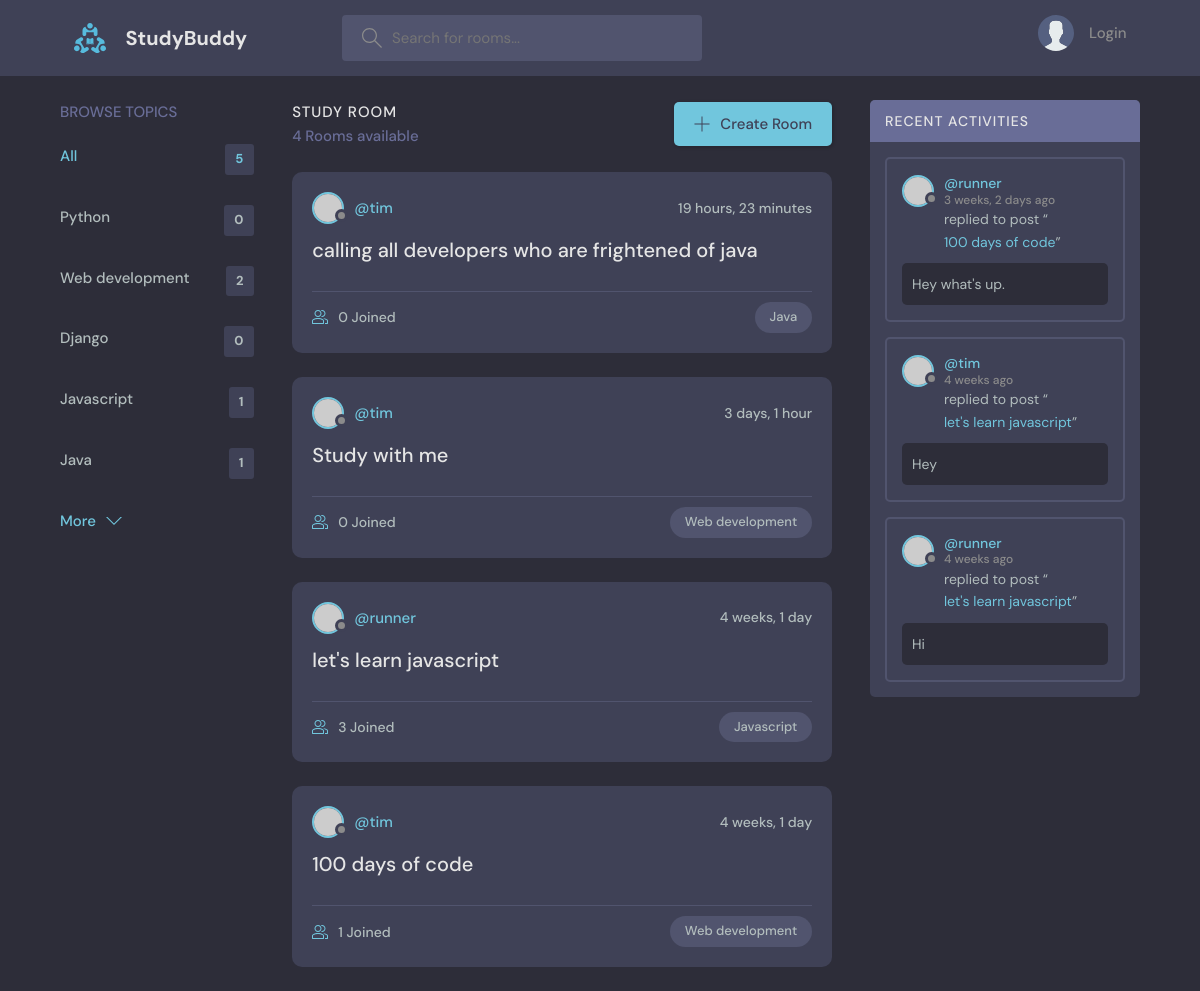
The app's page /, older data.
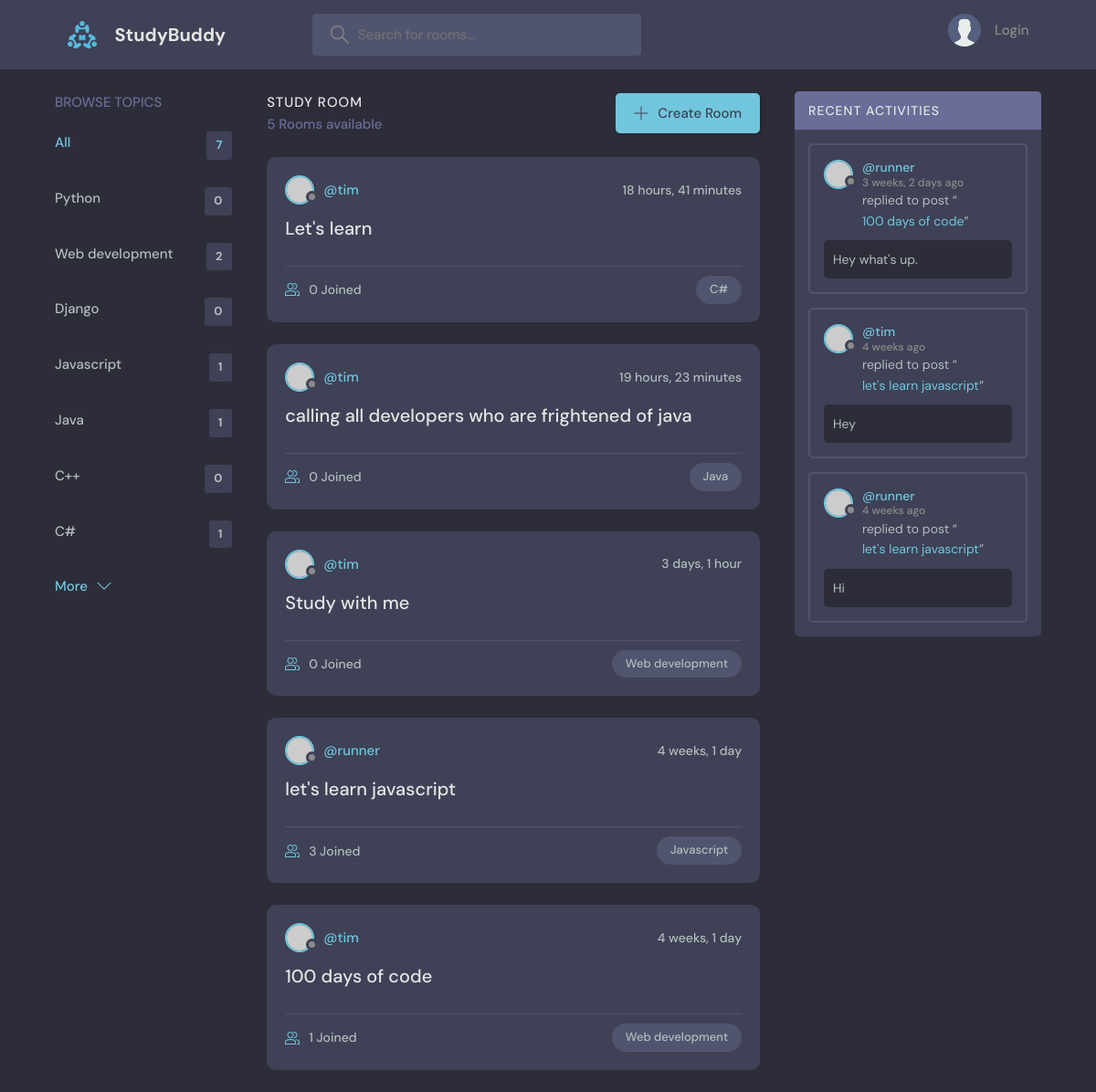
The same page, newer data.
### base/models.py (models this page shows, shortened)
class Topic(models.Model):
    name = models.CharField(max_length=200)

class Room(models.Model):
    host = models.ForeignKey(User, on_delete=models.SET_NULL, null=True)
    topic = models.ForeignKey(Topic, on_delete=models.SET_NULL, null=True)
    name = models.CharField(max_length=200)
    description = models.TextField(null=True, blank=True)
    participants = models.ManyToManyField(User,
                                          related_name='participants',
                                          blank=True)
    updated = models.DateTimeField(auto_now=True)
    created = models.DateTimeField(auto_now_add=True)
    class Meta:
        ordering = ['-updated', '-created']

class Message(models.Model):
    user = models.ForeignKey(User, on_delete=models.CASCADE)
    room = models.ForeignKey(Room, on_delete=models.CASCADE)
    body = models.TextField()
    updated = models.DateTimeField(auto_now=True)
    created = models.DateTimeField(auto_now_add=True)
    class Meta:
        ordering = ['-updated', '-created']

### base/views.py (the view)
# urls.py: path('', views.home, name='home'),
def home(request):
    q = request.GET.get('q') if request.GET.get('q') != None else ''
    rooms = Room.objects.filter(
        Q(topic__name__icontains=q) |
        Q(name__icontains=q) |
        Q(description__icontains=q))
    topics = Topic.objects.all()
    room_count = rooms.count()
    room_messages = Message.objects.filter(Q(room__topic__name__icontains=q))
    context = {'rooms': rooms, 'topics': topics, 'room_count': room_count, 'room_messages': room_messages}
    return render(request, "base/home.html", context)

### base/templates/base/home.html (shortened to what this page needs)
{% extends 'main.html' %}
{% block content %}
    <main class="layout layout--3">
      <div class="container">
          {% include 'base/topics_component.html' %}
        <div class="roomList">
          <div class="roomList__header">
            <div>
              <h2>Study Room</h2>
              <p>{{room_count}} Rooms available</p>
            </div>
            <a class="btn btn--main" href="{% url 'create-room' %}">
              <svg version="1.1" xmlns="http://www.w3.org/2000/svg" width="32" height="32" viewBox="0 0 32 32">
                <title>add</title>
                <path
                  d="M16.943 0.943h-1.885v14.115h-14.115v1.885h14.115v14.115h1.885v-14.115h14.115v-1.885h-14.115v-14.115z"
                ></path>
              </svg>
              Create Room
            </a>
          </div>
          {% include 'base/feed_component.html' %}
        </div>
          {% include 'base/activity_component.html' %}
      </div>
    </main>
{% endblock %}

### templates/main.html (shortened to what this page needs)
<!DOCTYPE html>
{% load static %}
<html lang="en">
  <head>
    <link rel="stylesheet" href="{% static 'styles/style.css' %}" />
  </head>
  <body>
    {% include 'navbar.html' %}
    {% block content %}
    {% endblock %}
  </body>
</html>

### templates/navbar.html (shortened to what this page needs)
{% load static %}
<header class="header header--loggedIn">
  <div class="container">
    <a href="{% url 'home' %}" class="header__logo">
      <img src="{% static 'images/logo.svg' %}" />
      <h1>StudyBuddy</h1>
    </a>
    <form class="header__search" method='GET' action="{% url 'home' %}">
      <label>
        <input name="q" placeholder="Search for rooms..." />
      </label>
    </form>
    <nav class="header__menu">
      {% if request.user.is_authenticated %}
      <div class="header__user">
        <a href="{% url 'user-profile' request.user.id %}">
          <div class="avatar avatar--medium active">
            <img src="https://randomuser.me/api/portraits/men/37.jpg" />
          </div>
          <p>{{request.user.username}}<span>@{{request.user.username}}</span></p>
        </a>
        <button class="dropdown-button">
          <svg version="1.1" xmlns="http://www.w3.org/2000/svg" width="32" height="32" viewBox="0 0 32 32">
            <title>chevron-down</title>
            <path d="M16 21l-13-13h-3l16 16 16-16h-3l-13 13z"></path>
          </svg>
        </button>
      </div>
      {% else %}
      <a href="{% url 'login' %}">
        <img src="{% static 'images/avatar.svg' %}" />
        <p>Login</p>
      </a>
      {% endif %}
    </nav>
  </div>
</header>

### base/templates/base/topics_component.html
<div class="topics">
  <div class="topics__header">
    <h2>Browse Topics</h2>
  </div>
  <ul class="topics__list">
    <li>
      <a href="{% url 'home' %}" class="active">All <span>{{topics.count}}</span></a>
    </li>
    {% for topic in topics %}
      <li>
        <a href="{% url 'home' %}?q={{topic.name}}">{{topic.name}}<span>{{topic.room_set.all.count}}</span></a>
      </li>
    {% endfor %}
  </ul>
  <a class="btn btn--link" href="topics.html">
    More
    <svg version="1.1" xmlns="http://www.w3.org/2000/svg" width="32" height="32" viewBox="0 0 32 32">
      <title>chevron-down</title>
      <path d="M16 21l-13-13h-3l16 16 16-16h-3l-13 13z"></path>
    </svg>
  </a>
</div>

### base/templates/base/feed_component.html
{% for room in rooms %}
<div class="roomListRoom">
  <div class="roomListRoom__header">
    <a href="{% url 'user-profile' room.host.id %}" class="roomListRoom__author">
      <div class="avatar avatar--small">
        <img src="https://randomuser.me/api/portraits/women/11.jpg" />
      </div>
      <span>@{{room.host.username}}</span>
    </a>
    <div class="roomListRoom__actions">
      <span>{{room.created|timesince}}</span>
    </div>
  </div>
  <div class="roomListRoom__content">
    <a href="{% url 'room' room.id %}">{{room.name}}</a>
  </div>
  <div class="roomListRoom__meta">
    <a href="{% url 'room' room.id %}" class="roomListRoom__joined">
      <svg version="1.1" xmlns="http://www.w3.org/2000/svg" width="32" height="32" viewBox="0 0 32 32">
        <title>{{room.topic.name}}</title>
        <path
          d="M30.539 20.766c-2.69-1.547-5.75-2.427-8.92-2.662 0.649 0.291 1.303 0.575 1.918 0.928 0.715 0.412 1.288 1.005 1.71 1.694 1.507 0.419 2.956 1.003 4.298 1.774 0.281 0.162 0.456 0.487 0.456 0.85v4.65h-4v2h5c0.553 0 1-0.447 1-1v-5.65c0-1.077-0.56-2.067-1.461-2.584z"
        ></path>
        <path
          d="M22.539 20.766c-6.295-3.619-14.783-3.619-21.078 0-0.901 0.519-1.461 1.508-1.461 2.584v5.65c0 0.553 0.447 1 1 1h22c0.553 0 1-0.447 1-1v-5.651c0-1.075-0.56-2.064-1.461-2.583zM22 28h-20v-4.65c0-0.362 0.175-0.688 0.457-0.85 5.691-3.271 13.394-3.271 19.086 0 0.282 0.162 0.457 0.487 0.457 0.849v4.651z"
        ></path>
        <path
          d="M19.502 4.047c0.166-0.017 0.33-0.047 0.498-0.047 2.757 0 5 2.243 5 5s-2.243 5-5 5c-0.168 0-0.332-0.030-0.498-0.047-0.424 0.641-0.944 1.204-1.513 1.716 0.651 0.201 1.323 0.331 2.011 0.331 3.859 0 7-3.141 7-7s-3.141-7-7-7c-0.688 0-1.36 0.131-2.011 0.331 0.57 0.512 1.089 1.075 1.513 1.716z"
        ></path>
        <path
          d="M12 16c3.859 0 7-3.141 7-7s-3.141-7-7-7c-3.859 0-7 3.141-7 7s3.141 7 7 7zM12 4c2.757 0 5 2.243 5 5s-2.243 5-5 5-5-2.243-5-5c0-2.757 2.243-5 5-5z"
        ></path>
      </svg>
      {{room.participants.all.count}} Joined
    </a>
    <p class="roomListRoom__topic">{{room.topic.name}}</p>
  </div>
</div>
{% endfor %}

### base/templates/base/activity_component.html (shortened to what this page needs)
<div class="activities">
  <div class="activities__header">
    <h2>Recent Activities</h2>
  </div>
  {% for message in room_messages %}
  <div class="activities__box">
    <div class="activities__boxHeader roomListRoom__header">
      <a href="{% url 'user-profile' message.user.id %}" class="roomListRoom__author">
        <div class="avatar avatar--small">
          <img src="https://randomuser.me/api/portraits/women/11.jpg" />
        </div>
        <p>
          @{{message.user}}
          <span>{{message.created|timesince}} ago</span>
        </p>
      </a>
    </div>
    <div class="activities__boxContent">
      <p>replied to post “<a href="{% url 'room' message.room.id %}">{{message.room.name}}</a>”</p>
      <div class="activities__boxRoomContent">
        {{message.body}}
      </div>
    </div>
  </div>
  {% endfor %}
</div>

Row changes from the older to the newer data that the page shows:
added Topic: name "C++", room_set.all.count "0"
added Topic: name "C#", room_set.all.count "1"
added Room: host.username "tim", created "18 hours, 41 minutes", name "Let's learn", participants.all.count "0", topic.name "C#"
Text that changed along with them:
{{ topics.count }}: "5" → "7"
{{ room_count }}: "4" → "5"
